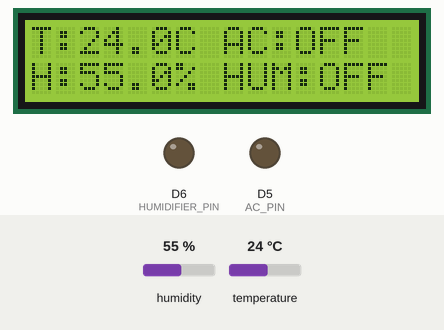
Simulated run of this sketch. Board: ESP8266 (NodeMCU). Parts: 16×2 character LCD, output pins drawn as LEDs (lit = HIGH). Inputs (shaded band) come from the test bench; at power-on: temperature 24 °C, humidity 55 %. WiFi joins after 1.5 s; servers stay silent unless stated; uploads are accepted with an empty reply; what the sketch prints to the serial monitor is not drawn.

Above: at 4.8 s.
4.9 s: temperature set to 4 °C
At 7.5 s:
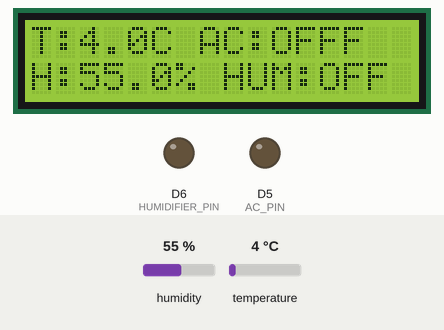
7.8 s: humidity set to 22 %
At 9.4 s:
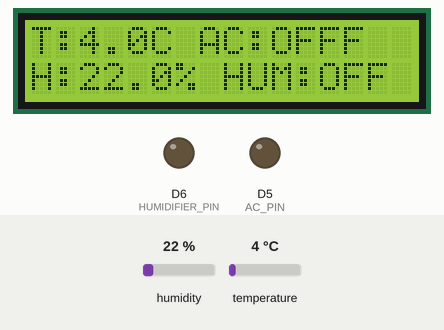
10.7 s: humidity set to 40 %
At 11.3 s:
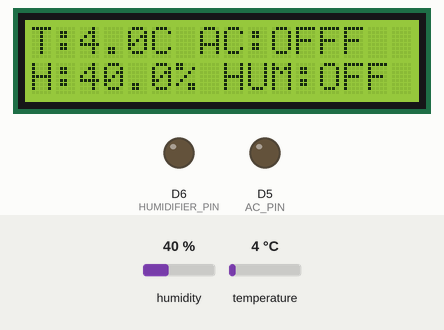
13.6 s: temperature set to 12 °C
At 15.9 s:
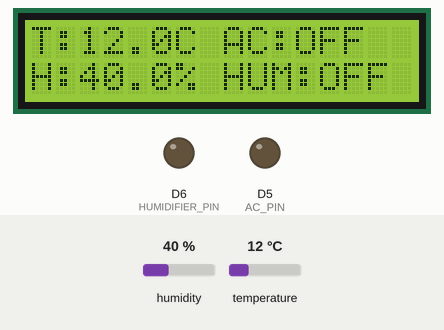
Timing chart, 0 to 17.4 s (numbered marks = the images above; inputs shaded):
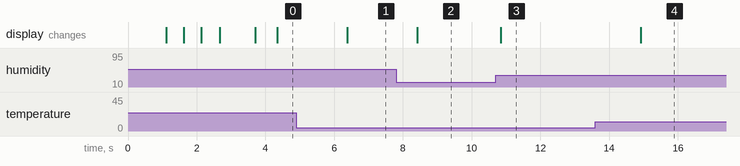

Measured:
- after the input at 4.9 s, the display: changes after 1.5 s (image 1)
- after the input at 7.8 s, the display: changes after 0.61 s (image 2)
- after the input at 10.7 s, the display: changes after 0.15 s (image 3)
- after the input at 13.6 s, the display: changes after 1.3 s (image 4)

The sketch:

Codes.ino
```cpp
#include <ESP8266WiFi.h>
#include <ESP8266HTTPClient.h>
#include <WiFiClientSecure.h>  // IMPORTANT: Add this for HTTPS
#include <DHT.h>
#include <Wire.h>
#include <LiquidCrystal_I2C.h>

// ====================== WIFI ======================
const char* ssid = "MMII_PC";
const char* password = "1234509876";

// ====================== FIREBASE REST API ======================
#define FIREBASE_URL "https://temp-hum-c4be4-default-rtdb.europe-west1.firebasedatabase.app"

// ====================== DEVICE ======================
const char* device_id = "DEVICE_001";

// ====================== PINS ======================
#define DHTPIN D4
#define DHTTYPE DHT22
#define AC_PIN D5
#define HUMIDIFIER_PIN D6

// ====================== INITIALIZE ======================
DHT dht(DHTPIN, DHTTYPE);
LiquidCrystal_I2C lcd(0x27, 16, 2);

// ====================== VARIABLES ======================
unsigned long lastSend = 0;
unsigned long lastCheck = 0;
unsigned long lastWiFiCheck = 0;
String currentACState = "OFF";
String currentHumidifierState = "OFF";
int wifiRetryCount = 0;
int sensorErrorCount = 0;
int firebaseErrorCount = 0;

// ====================== SETUP ======================
void setup() {
  Serial.begin(115200);
  delay(1000);

  Serial.println("\n==========================================");
  Serial.println("ESP8266 IoT System Starting");
  Serial.println("==========================================");

  // Initialize pins
  pinMode(AC_PIN, OUTPUT);
  pinMode(HUMIDIFIER_PIN, OUTPUT);
  digitalWrite(AC_PIN, LOW);
  digitalWrite(HUMIDIFIER_PIN, LOW);

  // Initialize LCD
  Wire.begin(D1, D2);
  lcd.init();
  lcd.backlight();
  lcd.setCursor(0, 0);
  lcd.print("ESP8266 Starting");
  lcd.setCursor(0, 1);
  lcd.print("Please wait...");

  // Initialize DHT sensor
  dht.begin();

  // Connect to WiFi
  connectToWiFi();

  // Ready screen
  lcd.clear();
  lcd.setCursor(0, 0);
  lcd.print("System Ready!");
  lcd.setCursor(0, 1);
  lcd.print("T:--C H:--%");

  Serial.println("==========================================");
  Serial.println("System Ready! Sending data every 15 seconds");
  Serial.println("==========================================\n");
}

// ====================== WiFi CONNECTION ======================
void connectToWiFi() {
  lcd.clear();
  lcd.setCursor(0, 0);
  lcd.print("Connecting WiFi");

  WiFi.mode(WIFI_STA);
  WiFi.begin(ssid, password);

  int attempts = 0;
  while (WiFi.status() != WL_CONNECTED && attempts < 30) {
    delay(500);
    Serial.print(".");
    attempts++;
    lcd.setCursor(0, 1);
    lcd.print("Attempt: ");
    lcd.print(attempts);
    lcd.print(" ");
  }

  if (WiFi.status() == WL_CONNECTED) {
    Serial.println("\n✅ WiFi Connected!");
    Serial.print("📡 IP Address: ");
    Serial.println(WiFi.localIP());
    wifiRetryCount = 0;
    lcd.clear();
    lcd.setCursor(0, 0);
    lcd.print("WiFi Connected!");
    delay(1000);
  } else {
    Serial.println("\n❌ WiFi Failed!");
    wifiRetryCount++;
    lcd.clear();
    lcd.setCursor(0, 0);
    lcd.print("WiFi Failed!");
    lcd.setCursor(0, 1);
    lcd.print("Check connection");
    delay(2000);
  }
}

// ====================== CHECK WiFi CONNECTION ======================
bool isWiFiConnected() {
  if (WiFi.status() != WL_CONNECTED) {
    if (millis() - lastWiFiCheck > 10000) {
      lastWiFiCheck = millis();
      Serial.println("⚠️ WiFi disconnected! Reconnecting...");
      connectToWiFi();
    }
    return false;
  }
  return true;
}

// ====================== SEND TO FIREBASE USING POST ======================
void sendToFirebase(float temperature, float humidity) {
  if (!isWiFiConnected()) {
    Serial.println("❌ Cannot send: WiFi not connected");
    firebaseErrorCount++;
    return;
  }

  // IMPORTANT: Use WiFiClientSecure for HTTPS
  WiFiClientSecure client;
  client.setInsecure();  // Skip certificate verification (for testing)
  // For production, you should use setCertificate() or setFingerprint()

  HTTPClient http;
  unsigned long timestamp = millis() / 1000;

  // Create JSON data for sensor reading
  String logData = "{";
  logData += "\"temperature\":" + String(temperature, 2) + ",";
  logData += "\"humidity\":" + String(humidity, 2) + ",";
  logData += "\"timestamp\":" + String(timestamp);
  logData += "}";

  // Use POST to add a new entry with auto-generated ID
  String logPath = String(FIREBASE_URL) + "/logs/" + device_id + ".json";

  Serial.println("📤 Sending to: " + logPath);
  Serial.println("📦 Data: " + logData);

  http.begin(client, logPath);
  http.addHeader("Content-Type", "application/json");

  // Using POST to add new entry
  int httpCode = http.POST(logData);

  if (httpCode == 200) {
    Serial.println("✅ Sensor data sent to Firebase");
    firebaseErrorCount = 0;
  } else {
    Serial.print("❌ Firebase Error (Sensor Data): ");
    Serial.println(httpCode);
    String response = http.getString();
    Serial.println("Response: " + response);
    firebaseErrorCount++;
  }

  http.end();

  // Update device status using PATCH
  delay(200);
  String statusPath = String(FIREBASE_URL) + "/devices/" + device_id + ".json";
  String statusData = "{\"status\":\"online\",\"lastSeen\":" + String(timestamp) + "}";

  http.begin(client, statusPath);
  http.addHeader("Content-Type", "application/json");
  httpCode = http.PATCH(statusData);

  if (httpCode == 200) {
    Serial.println("✅ Device status updated");
  } else {
    Serial.print("⚠️ Status update error: ");
    Serial.println(httpCode);
  }
  http.end();
}

// ====================== CHECK REMOTE COMMANDS ======================
void checkRemoteCommands() {
  if (!isWiFiConnected()) return;

  WiFiClientSecure client;
  client.setInsecure();
  HTTPClient http;

  // Check AC command
  String acPath = String(FIREBASE_URL) + "/controls/" + device_id + "/ac.json";

  http.begin(client, acPath);
  int httpCode = http.GET();

  if (httpCode == 200) {
    String newState = http.getString();
    newState.replace("\"", "");
    newState.trim();

    Serial.println("📥 AC Command: " + newState);

    if (newState != currentACState && (newState == "ON" || newState == "OFF")) {
      currentACState = newState;
      digitalWrite(AC_PIN, currentACState == "ON" ? HIGH : LOW);
      Serial.print("✅ AC turned ");
      Serial.println(currentACState);

      // Update LCD immediately
      lcd.setCursor(9, 0);
      lcd.print(currentACState == "ON" ? "AC:ON " : "AC:OFF");
    }
  } else if (httpCode == 404) {
    // Path doesn't exist yet - this is normal for first run
    Serial.println("ℹ️ No AC command found");
  } else if (httpCode > 0) {
    Serial.print("⚠️ AC command check failed: ");
    Serial.println(httpCode);
    String response = http.getString();
    Serial.println("Response: " + response);
  } else {
    Serial.print("⚠️ AC command connection failed: ");
    Serial.println(httpCode);
  }
  http.end();

  // Check Humidifier command
  delay(200);
  String humPath = String(FIREBASE_URL) + "/controls/" + device_id + "/humidifier.json";

  http.begin(client, humPath);
  httpCode = http.GET();

  if (httpCode == 200) {
    String newState = http.getString();
    newState.replace("\"", "");
    newState.trim();

    Serial.println("📥 Humidifier Command: " + newState);

    if (newState != currentHumidifierState && (newState == "ON" || newState == "OFF")) {
      currentHumidifierState = newState;
      digitalWrite(HUMIDIFIER_PIN, currentHumidifierState == "ON" ? HIGH : LOW);
      Serial.print("✅ Humidifier turned ");
      Serial.println(currentHumidifierState);

      // Update LCD immediately
      lcd.setCursor(9, 1);
      lcd.print(currentHumidifierState == "ON" ? "HUM:ON" : "HUM:OFF");
    }
  } else if (httpCode == 404) {
    Serial.println("ℹ️ No humidifier command found");
  } else if (httpCode > 0) {
    Serial.print("⚠️ Humidifier command check failed: ");
    Serial.println(httpCode);
    String response = http.getString();
    Serial.println("Response: " + response);
  } else {
    Serial.print("⚠️ Humidifier command connection failed: ");
    Serial.println(httpCode);
  }
  http.end();
}

// ====================== UPDATE LCD DISPLAY ======================
void updateLCD(float temperature, float humidity) {
  lcd.setCursor(0, 0);
  lcd.print("T:");
  if (!isnan(temperature)) {
    lcd.print(temperature, 1);
    lcd.print("C ");
  } else {
    lcd.print("ERR ");
  }
  lcd.print(currentACState == "ON" ? "AC:ON " : "AC:OFF");

  lcd.setCursor(0, 1);
  lcd.print("H:");
  if (!isnan(humidity)) {
    lcd.print(humidity, 1);
    lcd.print("% ");
  } else {
    lcd.print("ERR ");
  }
  lcd.print(currentHumidifierState == "ON" ? "HUM:ON" : "HUM:OFF");
}

// ====================== READ SENSOR WITH RETRY ======================
bool readSensor(float &temperature, float &humidity) {
  temperature = dht.readTemperature();
  humidity = dht.readHumidity();

  if (isnan(temperature) || isnan(humidity)) {
    sensorErrorCount++;
    Serial.print("❌ DHT Sensor Error! Count: ");
    Serial.println(sensorErrorCount);

    if (sensorErrorCount >= 5) {
      lcd.setCursor(0, 0);
      lcd.print("Sensor Failed!  ");
      lcd.setCursor(0, 1);
      lcd.print("Restarting...   ");
      delay(2000);
      ESP.restart();
    }
    return false;
  }

  sensorErrorCount = 0;
  return true;
}

// ====================== INITIALIZE FIREBASE NODES ======================
void initFirebaseNodes() {
  if (!isWiFiConnected()) return;

  Serial.println("🔧 Initializing Firebase structure...");

  WiFiClientSecure client;
  client.setInsecure();
  HTTPClient http;

  // Create initial control nodes with default OFF state using PUT
  String acInitPath = String(FIREBASE_URL) + "/controls/" + device_id + "/ac.json";
  http.begin(client, acInitPath);
  http.addHeader("Content-Type", "application/json");
  int httpCode = http.PUT("\"OFF\"");

  if (httpCode == 200) {
    Serial.println("✅ AC control node created");
  } else {
    Serial.print("⚠️ AC node creation: ");
    Serial.println(httpCode);
  }
  http.end();

  delay(200);

  String humInitPath = String(FIREBASE_URL) + "/controls/" + device_id + "/humidifier.json";
  http.begin(client, humInitPath);
  http.addHeader("Content-Type", "application/json");
  httpCode = http.PUT("\"OFF\"");

  if (httpCode == 200) {
    Serial.println("✅ Humidifier control node created");
  } else {
    Serial.print("⚠️ Humidifier node creation: ");
    Serial.println(httpCode);
  }
  http.end();

  Serial.println("✅ Firebase initialization complete");
}

// ====================== MAIN LOOP ======================
void loop() {
  // Initialize Firebase nodes once at start
  static bool firebaseInitialized = false;
  if (!firebaseInitialized && isWiFiConnected()) {
    initFirebaseNodes();
    firebaseInitialized = true;
  }

  // Read sensor and update LCD every 2 seconds
  if (millis() - lastCheck > 2000) {
    lastCheck = millis();

    float temperature, humidity;
    if (readSensor(temperature, humidity)) {
      updateLCD(temperature, humidity);

      Serial.print("📊 Sensor Reading: ");
      Serial.print(temperature, 1);
      Serial.print("°C, ");
      Serial.print(humidity, 1);
      Serial.println("%");
    } else {
      lcd.setCursor(0, 0);
      lcd.print("Sensor Error!   ");
      lcd.setCursor(0, 1);
      lcd.print("Check DHT22     ");
    }
  }

  // Send data to Firebase every 15 seconds
  if (millis() - lastSend > 15000) {
    lastSend = millis();

    float temperature, humidity;
    if (readSensor(temperature, humidity)) {
      sendToFirebase(temperature, humidity);
    } else {
      Serial.println("❌ Skipping Firebase send due to sensor error");
    }
  }

  // Check for remote control commands every 5 seconds
  static unsigned long lastCommandCheck = 0;
  if (millis() - lastCommandCheck > 5000) {
    lastCommandCheck = millis();
    checkRemoteCommands();
  }

  // Display error counts on LCD if there are issues
  static unsigned long lastErrorDisplay = 0;
  if (millis() - lastErrorDisplay > 30000) {
    lastErrorDisplay = millis();
    if (firebaseErrorCount > 0 || sensorErrorCount > 0) {
      Serial.print("⚠️ Error Stats - Sensor: ");
      Serial.print(sensorErrorCount);
      Serial.print(", Firebase: ");
      Serial.println(firebaseErrorCount);
    }
  }

  delay(100);
}
```
